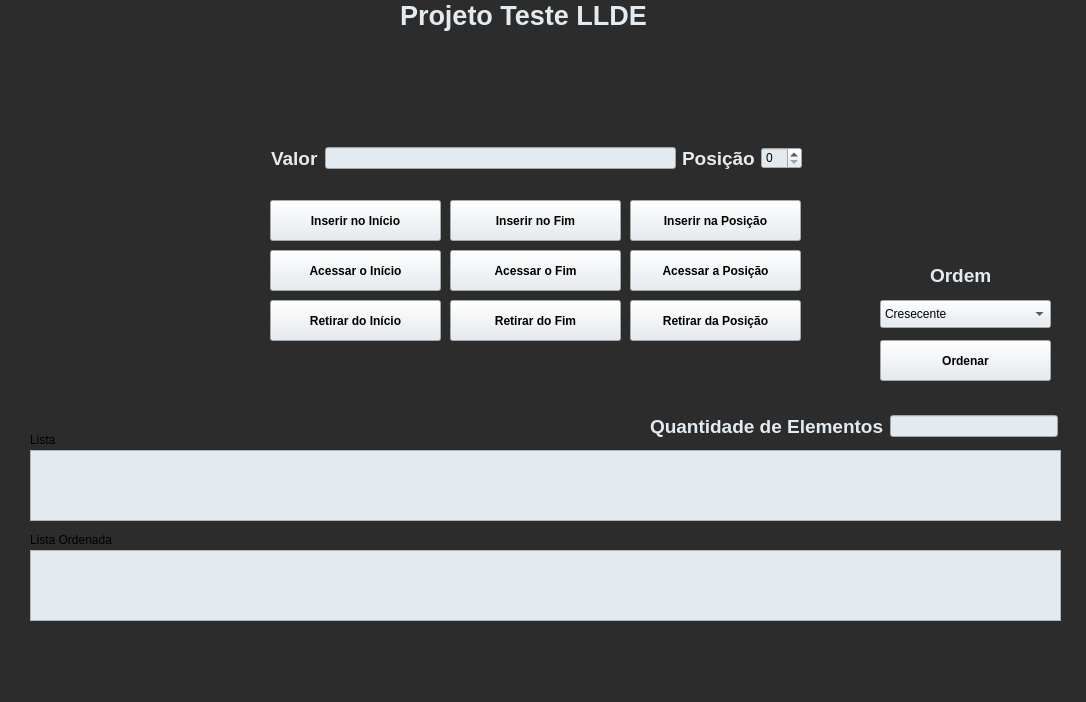
<?xml version="1.0" encoding="UTF-8"?>
<ui version="4.0">
 <class>MainWindow</class>
 <widget class="QMainWindow" name="MainWindow">
  <property name="geometry">
   <rect>
    <x>0</x>
    <y>0</y>
    <width>1086</width>
    <height>702</height>
   </rect>
  </property>
  <property name="windowTitle">
   <string>MainWindow</string>
  </property>
  <property name="styleSheet">
   <string notr="true">background-color: rgb(44, 44, 44);</string>
  </property>
  <widget class="QWidget" name="centralwidget">
   <widget class="QLabel" name="label">
    <property name="geometry">
     <rect>
      <x>30</x>
      <y>20</y>
      <width>181</width>
      <height>191</height>
     </rect>
    </property>
    <property name="text">
     <string/>
    </property>
    <property name="pixmap">
     <pixmap resource="ArquivoDeRecursos.qrc">:/imgs/imagens/puc-goias-logo-06AD67F0EA7-seeklogo.com.png</pixmap>
    </property>
    <property name="scaledContents">
     <bool>true</bool>
    </property>
   </widget>
   <widget class="QLabel" name="label_2">
    <property name="geometry">
     <rect>
      <x>890</x>
      <y>10</y>
      <width>161</width>
      <height>191</height>
     </rect>
    </property>
    <property name="text">
     <string/>
    </property>
    <property name="pixmap">
     <pixmap resource="ArquivoDeRecursos.qrc">:/imgs/imagens/9f6dffae-6464-4a52-bdd2-d10983f44ca0.jpg</pixmap>
    </property>
    <property name="scaledContents">
     <bool>true</bool>
    </property>
   </widget>
   <widget class="QLabel" name="label_3">
    <property name="geometry">
     <rect>
      <x>400</x>
      <y>-20</y>
      <width>301</width>
      <height>71</height>
     </rect>
    </property>
    <property name="styleSheet">
     <string notr="true">color: rgb(228, 235, 240);</string>
    </property>
    <property name="text">
     <string>&lt;html&gt;&lt;head/&gt;&lt;body&gt;&lt;p&gt;&lt;span style=&quot; font-size:20pt; font-weight:700;&quot;&gt;Projeto Teste LLDE&lt;/span&gt;&lt;/p&gt;&lt;/body&gt;&lt;/html&gt;</string>
    </property>
   </widget>
   <widget class="QPushButton" name="pushButtonInserirInicio">
    <property name="geometry">
     <rect>
      <x>270</x>
      <y>200</y>
      <width>171</width>
      <height>41</height>
     </rect>
    </property>
    <property name="font">
     <font>
      <bold>true</bold>
     </font>
    </property>
    <property name="styleSheet">
     <string notr="true">background-color: rgb(228, 235, 240);
color: rgb(0, 0, 0);</string>
    </property>
    <property name="text">
     <string>Inserir no Início</string>
    </property>
   </widget>
   <widget class="QPushButton" name="pushButtonAcessarInicio">
    <property name="geometry">
     <rect>
      <x>270</x>
      <y>250</y>
      <width>171</width>
      <height>41</height>
     </rect>
    </property>
    <property name="font">
     <font>
      <bold>true</bold>
     </font>
    </property>
    <property name="styleSheet">
     <string notr="true">background-color: rgb(228, 235, 240);
color: rgb(0, 0, 0);</string>
    </property>
    <property name="text">
     <string>Acessar o Início</string>
    </property>
   </widget>
   <widget class="QTextEdit" name="textEditSaida">
    <property name="geometry">
     <rect>
      <x>30</x>
      <y>450</y>
      <width>1031</width>
      <height>71</height>
     </rect>
    </property>
    <property name="styleSheet">
     <string notr="true">background-color: rgb(228, 235, 240);
color: rgb(0, 0, 0);</string>
    </property>
   </widget>
   <widget class="QPushButton" name="pushButtonRetirarInicio">
    <property name="geometry">
     <rect>
      <x>270</x>
      <y>300</y>
      <width>171</width>
      <height>41</height>
     </rect>
    </property>
    <property name="font">
     <font>
      <bold>true</bold>
     </font>
    </property>
    <property name="styleSheet">
     <string notr="true">background-color: rgb(228, 235, 240);
color: rgb(0, 0, 0);</string>
    </property>
    <property name="text">
     <string>Retirar do Início</string>
    </property>
   </widget>
   <widget class="QPushButton" name="pushButtonInserirFim">
    <property name="geometry">
     <rect>
      <x>450</x>
      <y>200</y>
      <width>171</width>
      <height>41</height>
     </rect>
    </property>
    <property name="font">
     <font>
      <bold>true</bold>
     </font>
    </property>
    <property name="styleSheet">
     <string notr="true">background-color: rgb(228, 235, 240);
color: rgb(0, 0, 0);</string>
    </property>
    <property name="text">
     <string>Inserir no Fim</string>
    </property>
   </widget>
   <widget class="QPushButton" name="pushButtonAcessarFim">
    <property name="geometry">
     <rect>
      <x>450</x>
      <y>250</y>
      <width>171</width>
      <height>41</height>
     </rect>
    </property>
    <property name="font">
     <font>
      <bold>true</bold>
     </font>
    </property>
    <property name="styleSheet">
     <string notr="true">background-color: rgb(228, 235, 240);
color: rgb(0, 0, 0);</string>
    </property>
    <property name="text">
     <string>Acessar o Fim</string>
    </property>
   </widget>
   <widget class="QPushButton" name="pushButtonRetirarFim">
    <property name="geometry">
     <rect>
      <x>450</x>
      <y>300</y>
      <width>171</width>
      <height>41</height>
     </rect>
    </property>
    <property name="font">
     <font>
      <bold>true</bold>
     </font>
    </property>
    <property name="styleSheet">
     <string notr="true">background-color: rgb(228, 235, 240);
color: rgb(0, 0, 0);</string>
    </property>
    <property name="text">
     <string>Retirar do Fim</string>
    </property>
   </widget>
   <widget class="QPushButton" name="pushButtonInserirPos">
    <property name="geometry">
     <rect>
      <x>630</x>
      <y>200</y>
      <width>171</width>
      <height>41</height>
     </rect>
    </property>
    <property name="font">
     <font>
      <bold>true</bold>
     </font>
    </property>
    <property name="styleSheet">
     <string notr="true">background-color: rgb(228, 235, 240);
color: rgb(0, 0, 0);</string>
    </property>
    <property name="text">
     <string>Inserir na Posição</string>
    </property>
   </widget>
   <widget class="QPushButton" name="pushButtonAcessarPos">
    <property name="geometry">
     <rect>
      <x>630</x>
      <y>250</y>
      <width>171</width>
      <height>41</height>
     </rect>
    </property>
    <property name="font">
     <font>
      <bold>true</bold>
     </font>
    </property>
    <property name="styleSheet">
     <string notr="true">background-color: rgb(228, 235, 240);
color: rgb(0, 0, 0);</string>
    </property>
    <property name="text">
     <string>Acessar a Posição</string>
    </property>
   </widget>
   <widget class="QPushButton" name="pushButtonRetirarPos">
    <property name="geometry">
     <rect>
      <x>630</x>
      <y>300</y>
      <width>171</width>
      <height>41</height>
     </rect>
    </property>
    <property name="font">
     <font>
      <bold>true</bold>
     </font>
    </property>
    <property name="styleSheet">
     <string notr="true">background-color: rgb(228, 235, 240);
color: rgb(0, 0, 0);</string>
    </property>
    <property name="text">
     <string>Retirar da Posição</string>
    </property>
   </widget>
   <widget class="QLabel" name="label_8">
    <property name="geometry">
     <rect>
      <x>30</x>
      <y>430</y>
      <width>63</width>
      <height>20</height>
     </rect>
    </property>
    <property name="text">
     <string>Lista </string>
    </property>
   </widget>
   <widget class="QPushButton" name="pushButtonAcessarPos_2">
    <property name="geometry">
     <rect>
      <x>880</x>
      <y>340</y>
      <width>171</width>
      <height>41</height>
     </rect>
    </property>
    <property name="font">
     <font>
      <bold>true</bold>
     </font>
    </property>
    <property name="styleSheet">
     <string notr="true">background-color: rgb(228, 235, 240);
color: rgb(0, 0, 0);</string>
    </property>
    <property name="text">
     <string>Ordenar</string>
    </property>
   </widget>
   <widget class="QTextEdit" name="textEditSaidaOrdenada">
    <property name="geometry">
     <rect>
      <x>30</x>
      <y>550</y>
      <width>1031</width>
      <height>71</height>
     </rect>
    </property>
    <property name="styleSheet">
     <string notr="true">background-color: rgb(228, 235, 240);
color: rgb(0, 0, 0);</string>
    </property>
   </widget>
   <widget class="QLabel" name="label_9">
    <property name="geometry">
     <rect>
      <x>30</x>
      <y>530</y>
      <width>101</width>
      <height>20</height>
     </rect>
    </property>
    <property name="text">
     <string>Lista Ordenada</string>
    </property>
   </widget>
   <widget class="QLabel" name="label_7">
    <property name="geometry">
     <rect>
      <x>930</x>
      <y>260</y>
      <width>73</width>
      <height>31</height>
     </rect>
    </property>
    <property name="font">
     <font>
      <pointsize>14</pointsize>
      <bold>true</bold>
     </font>
    </property>
    <property name="styleSheet">
     <string notr="true">color: rgb(228, 235, 240);</string>
    </property>
    <property name="text">
     <string>Ordem</string>
    </property>
   </widget>
   <widget class="QComboBox" name="comboBox">
    <property name="geometry">
     <rect>
      <x>880</x>
      <y>300</y>
      <width>171</width>
      <height>28</height>
     </rect>
    </property>
    <property name="styleSheet">
     <string notr="true">background-color: rgb(228, 235, 240);
color: rgb(0, 0, 0);</string>
    </property>
    <item>
     <property name="text">
      <string>Cresecente</string>
     </property>
    </item>
    <item>
     <property name="text">
      <string>Decrescente</string>
     </property>
    </item>
   </widget>
   <widget class="QWidget" name="layoutWidget">
    <property name="geometry">
     <rect>
      <x>271</x>
      <y>141</y>
      <width>531</width>
      <height>35</height>
     </rect>
    </property>
    <layout class="QHBoxLayout" name="horizontalLayout_3">
     <item>
      <layout class="QHBoxLayout" name="horizontalLayout">
       <item>
        <widget class="QLabel" name="label_4">
         <property name="font">
          <font>
           <pointsize>14</pointsize>
           <bold>true</bold>
          </font>
         </property>
         <property name="styleSheet">
          <string notr="true">color: rgb(228, 235, 240);</string>
         </property>
         <property name="text">
          <string>Valor</string>
         </property>
        </widget>
       </item>
       <item>
        <widget class="QLineEdit" name="lineEditValor">
         <property name="styleSheet">
          <string notr="true">background-color: rgb(228, 235, 240);
color: rgb(0, 0, 0);</string>
         </property>
        </widget>
       </item>
      </layout>
     </item>
     <item>
      <widget class="QLabel" name="label_6">
       <property name="font">
        <font>
         <pointsize>14</pointsize>
         <bold>true</bold>
        </font>
       </property>
       <property name="styleSheet">
        <string notr="true">color: rgb(228, 235, 240);</string>
       </property>
       <property name="text">
        <string>Posição</string>
       </property>
      </widget>
     </item>
     <item>
      <widget class="QSpinBox" name="spinBoxPos">
       <property name="styleSheet">
        <string notr="true">background-color: rgb(228, 235, 240);
color: rgb(0, 0, 0);</string>
       </property>
      </widget>
     </item>
    </layout>
   </widget>
   <widget class="QWidget" name="layoutWidget">
    <property name="geometry">
     <rect>
      <x>650</x>
      <y>410</y>
      <width>408</width>
      <height>33</height>
     </rect>
    </property>
    <layout class="QHBoxLayout" name="horizontalLayout_2">
     <item>
      <widget class="QLabel" name="label_5">
       <property name="styleSheet">
        <string notr="true">color: rgb(228, 235, 240);</string>
       </property>
       <property name="text">
        <string>&lt;html&gt;&lt;head/&gt;&lt;body&gt;&lt;p&gt;&lt;span style=&quot; font-size:14pt; font-weight:700;&quot;&gt;Quantidade de Elementos&lt;/span&gt;&lt;/p&gt;&lt;/body&gt;&lt;/html&gt;</string>
       </property>
      </widget>
     </item>
     <item>
      <widget class="QLineEdit" name="lineEditQE">
       <property name="styleSheet">
        <string notr="true">background-color: rgb(228, 235, 240);
color: rgb(0, 0, 0);</string>
       </property>
      </widget>
     </item>
    </layout>
   </widget>
  </widget>
  <widget class="QMenuBar" name="menubar">
   <property name="geometry">
    <rect>
     <x>0</x>
     <y>0</y>
     <width>1086</width>
     <height>25</height>
    </rect>
   </property>
  </widget>
  <widget class="QStatusBar" name="statusbar"/>
 </widget>
 <resources>
  <include location="ArquivoDeRecursos.qrc"/>
 </resources>
 <connections/>
</ui>
